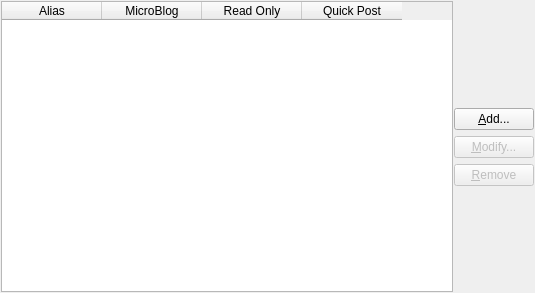
<?xml version="1.0" encoding="UTF-8"?>
<ui version="4.0">
 <class>AccountsWidgetBase</class>
 <widget class="QWidget" name="AccountsWidgetBase">
  <property name="geometry">
   <rect>
    <x>0</x>
    <y>0</y>
    <width>535</width>
    <height>293</height>
   </rect>
  </property>
  <layout class="QGridLayout" name="gridLayout">
   <property name="margin">
    <number>1</number>
   </property>
   <property name="spacing">
    <number>1</number>
   </property>
   <item row="0" column="1">
    <layout class="QVBoxLayout" name="verticalLayout">
     <property name="spacing">
      <number>6</number>
     </property>
     <item>
      <spacer name="verticalSpacer_2">
       <property name="orientation">
        <enum>Qt::Vertical</enum>
       </property>
       <property name="sizeHint" stdset="0">
        <size>
         <width>20</width>
         <height>40</height>
        </size>
       </property>
      </spacer>
     </item>
     <item>
      <widget class="KPushButton" name="btnAdd">
       <property name="toolTip">
        <string>Add a new account</string>
       </property>
       <property name="text">
        <string>&amp;Add...</string>
       </property>
      </widget>
     </item>
     <item>
      <widget class="KPushButton" name="btnEdit">
       <property name="enabled">
        <bool>false</bool>
       </property>
       <property name="toolTip">
        <string>Modify the selected account</string>
       </property>
       <property name="text">
        <string>&amp;Modify...</string>
       </property>
      </widget>
     </item>
     <item>
      <widget class="KPushButton" name="btnRemove">
       <property name="enabled">
        <bool>false</bool>
       </property>
       <property name="toolTip">
        <string>Remove the selected account</string>
       </property>
       <property name="text">
        <string>&amp;Remove</string>
       </property>
      </widget>
     </item>
     <item>
      <spacer name="verticalSpacer">
       <property name="orientation">
        <enum>Qt::Vertical</enum>
       </property>
       <property name="sizeHint" stdset="0">
        <size>
         <width>20</width>
         <height>40</height>
        </size>
       </property>
      </spacer>
     </item>
    </layout>
   </item>
   <item row="0" column="0">
    <widget class="QTableWidget" name="accountsTable">
     <property name="editTriggers">
      <set>QAbstractItemView::NoEditTriggers</set>
     </property>
     <property name="showDropIndicator" stdset="0">
      <bool>false</bool>
     </property>
     <property name="dragDropOverwriteMode">
      <bool>false</bool>
     </property>
     <property name="alternatingRowColors">
      <bool>true</bool>
     </property>
     <property name="selectionMode">
      <enum>QAbstractItemView::SingleSelection</enum>
     </property>
     <property name="selectionBehavior">
      <enum>QAbstractItemView::SelectRows</enum>
     </property>
     <property name="columnCount">
      <number>4</number>
     </property>
     <attribute name="horizontalHeaderVisible">
      <bool>true</bool>
     </attribute>
     <attribute name="verticalHeaderVisible">
      <bool>false</bool>
     </attribute>
     <column>
      <property name="text">
       <string>Alias</string>
      </property>
     </column>
     <column>
      <property name="text">
       <string>MicroBlog</string>
      </property>
     </column>
     <column>
      <property name="text">
       <string>Read Only</string>
      </property>
      <property name="toolTip">
       <string>Read Only account</string>
      </property>
     </column>
     <column>
      <property name="text">
       <string>Quick Post</string>
      </property>
      <property name="toolTip">
       <string>Show in Quick Post</string>
      </property>
     </column>
    </widget>
   </item>
  </layout>
 </widget>
 <customwidgets>
  <customwidget>
   <class>KPushButton</class>
   <extends>QPushButton</extends>
   <header>kpushbutton.h</header>
  </customwidget>
 </customwidgets>
 <tabstops>
  <tabstop>accountsTable</tabstop>
  <tabstop>btnAdd</tabstop>
  <tabstop>btnEdit</tabstop>
  <tabstop>btnRemove</tabstop>
 </tabstops>
 <resources/>
 <connections/>
</ui>
